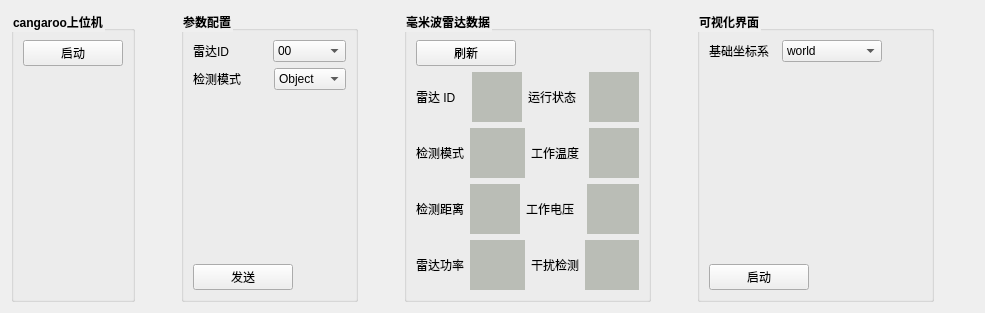
                 <widget class="QWidget" name="tab_8">
                  <attribute name="title">
                   <string>毫米波雷达</string>
                  </attribute>
                  <layout class="QVBoxLayout" name="verticalLayout_57">
                   <item>
                    <layout class="QHBoxLayout" name="horizontalLayout_38">
                     <item>
                      <widget class="QGroupBox" name="groupBox_5">
                       <property name="font">
                        <font>
                         <weight>75</weight>
                         <bold>true</bold>
                        </font>
                       </property>
                       <property name="styleSheet">
                        <string notr="true">QGroupBox::title{
font-size:13px;
front-weight:bold;
}</string>
                       </property>
                       <property name="title">
                        <string>cangaroo上位机</string>
                       </property>
                       <layout class="QVBoxLayout" name="verticalLayout_18">
                        <item>
                         <widget class="QPushButton" name="pushButton_cangroo">
                          <property name="minimumSize">
                           <size>
                            <width>100</width>
                            <height>0</height>
                           </size>
                          </property>
                          <property name="maximumSize">
                           <size>
                            <width>100</width>
                            <height>16777215</height>
                           </size>
                          </property>
                          <property name="text">
                           <string>启动</string>
                          </property>
                         </widget>
                        </item>
                        <item>
                         <spacer name="verticalSpacer_29">
                          <property name="orientation">
                           <enum>Qt::Vertical</enum>
                          </property>
                          <property name="sizeHint" stdset="0">
                           <size>
                            <width>20</width>
                            <height>224</height>
                           </size>
                          </property>
                         </spacer>
                        </item>
                       </layout>
                      </widget>
                     </item>
                     <item>
                      <spacer name="horizontalSpacer_36">
                       <property name="orientation">
                        <enum>Qt::Horizontal</enum>
                       </property>
                       <property name="sizeHint" stdset="0">
                        <size>
                         <width>40</width>
                         <height>20</height>
                        </size>
                       </property>
                      </spacer>
                     </item>
                     <item>
                      <widget class="QGroupBox" name="groupBox_14">
                       <property name="font">
                        <font>
                         <weight>75</weight>
                         <bold>true</bold>
                        </font>
                       </property>
                       <property name="styleSheet">
                        <string notr="true">QGroupBox::title{
font-size:13px;
front-weight:bold;
}</string>
                       </property>
                       <property name="title">
                        <string>参数配置</string>
                       </property>
                       <layout class="QVBoxLayout" name="verticalLayout_30">
                        <item>
                         <layout class="QVBoxLayout" name="verticalLayout_29">
                          <item>
                           <layout class="QVBoxLayout" name="verticalLayout_12">
                            <item>
                             <layout class="QHBoxLayout" name="horizontalLayout_39">
                              <item>
                               <widget class="QLabel" name="label_56">
                                <property name="text">
                                 <string>雷达ID          </string>
                                </property>
                               </widget>
                              </item>
                              <item>
                               <widget class="QComboBox" name="comboBox">
                                <item>
                                 <property name="text">
                                  <string>00</string>
                                 </property>
                                </item>
                                <item>
                                 <property name="text">
                                  <string>01</string>
                                 </property>
                                </item>
                                <item>
                                 <property name="text">
                                  <string>02</string>
                                 </property>
                                </item>
                                <item>
                                 <property name="text">
                                  <string>03</string>
                                 </property>
                                </item>
                                <item>
                                 <property name="text">
                                  <string>04</string>
                                 </property>
                                </item>
                                <item>
                                 <property name="text">
                                  <string>05</string>
                                 </property>
                                </item>
                                <item>
                                 <property name="text">
                                  <string>06</string>
                                 </property>
                                </item>
                                <item>
                                 <property name="text">
                                  <string>07</string>
                                 </property>
                                </item>
                               </widget>
                              </item>
                             </layout>
                            </item>
                            <item>
                             <layout class="QHBoxLayout" name="horizontalLayout_40">
                              <item>
                               <widget class="QLabel" name="label_58">
                                <property name="text">
                                 <string>检测模式        </string>
                                </property>
                               </widget>
                              </item>
                              <item>
                               <widget class="QComboBox" name="comboBox_2">
                                <item>
                                 <property name="text">
                                  <string>Object</string>
                                 </property>
                                </item>
                                <item>
                                 <property name="text">
                                  <string>clusters</string>
                                 </property>
                                </item>
                               </widget>
                              </item>
                             </layout>
                            </item>
                           </layout>
                          </item>
                          <item>
                           <spacer name="verticalSpacer_31">
                            <property name="orientation">
                             <enum>Qt::Vertical</enum>
                            </property>
                            <property name="sizeHint" stdset="0">
                             <size>
                              <width>20</width>
                              <height>40</height>
                             </size>
                            </property>
                           </spacer>
                          </item>
                          <item>
                           <layout class="QHBoxLayout" name="horizontalLayout_54">
                            <item>
                             <widget class="QPushButton" name="pushButton_laser2_set">
                              <property name="minimumSize">
                               <size>
                                <width>100</width>
                                <height>0</height>
                               </size>
                              </property>
                              <property name="maximumSize">
                               <size>
                                <width>100</width>
                                <height>16777215</height>
                               </size>
                              </property>
                              <property name="text">
                               <string>发送</string>
                              </property>
                             </widget>
                            </item>
                            <item>
                             <spacer name="horizontalSpacer_33">
                              <property name="orientation">
                               <enum>Qt::Horizontal</enum>
                              </property>
                              <property name="sizeHint" stdset="0">
                               <size>
                                <width>40</width>
                                <height>20</height>
                               </size>
                              </property>
                             </spacer>
                            </item>
                           </layout>
                          </item>
                         </layout>
                        </item>
                       </layout>
                      </widget>
                     </item>
                     <item>
                      <spacer name="horizontalSpacer_35">
                       <property name="orientation">
                        <enum>Qt::Horizontal</enum>
                       </property>
                       <property name="sizeHint" stdset="0">
                        <size>
                         <width>40</width>
                         <height>20</height>
                        </size>
                       </property>
                      </spacer>
                     </item>
                     <item>
                      <widget class="QGroupBox" name="groupBox_15">
                       <property name="sizePolicy">
                        <sizepolicy hsizetype="Expanding" vsizetype="Preferred">
                         <horstretch>0</horstretch>
                         <verstretch>0</verstretch>
                        </sizepolicy>
                       </property>
                       <property name="font">
                        <font>
                         <weight>75</weight>
                         <bold>true</bold>
                        </font>
                       </property>
                       <property name="styleSheet">
                        <string notr="true">QGroupBox::title{
font-size:13px;
front-weight:bold;
}</string>
                       </property>
                       <property name="title">
                        <string>毫米波雷达数据</string>
                       </property>
                       <layout class="QVBoxLayout" name="verticalLayout_40">
                        <item>
                         <layout class="QHBoxLayout" name="horizontalLayout_63">
                          <item>
                           <layout class="QHBoxLayout" name="horizontalLayout_61">
                            <item>
                             <widget class="QPushButton" name="pushButton_laser2_get">
                              <property name="minimumSize">
                               <size>
                                <width>100</width>
                                <height>0</height>
                               </size>
                              </property>
                              <property name="maximumSize">
                               <size>
                                <width>100</width>
                                <height>16777215</height>
                               </size>
                              </property>
                              <property name="text">
                               <string>刷新</string>
                              </property>
                             </widget>
                            </item>
                           </layout>
                          </item>
                          <item>
                           <spacer name="horizontalSpacer_7">
                            <property name="orientation">
                             <enum>Qt::Horizontal</enum>
                            </property>
                            <property name="sizeHint" stdset="0">
                             <size>
                              <width>40</width>
                              <height>20</height>
                             </size>
                            </property>
                           </spacer>
                          </item>
                         </layout>
                        </item>
                        <item>
                         <layout class="QHBoxLayout" name="horizontalLayout_51">
                          <item>
                           <widget class="QLabel" name="label_3">
                            <property name="text">
                             <string>雷达 ID   </string>
                            </property>
                           </widget>
                          </item>
                          <item>
                           <layout class="QHBoxLayout" name="horizontalLayout_41">
                            <item>
                             <widget class="QLabel" name="label_lidar_id">
                              <property name="sizePolicy">
                               <sizepolicy hsizetype="Expanding" vsizetype="Preferred">
                                <horstretch>0</horstretch>
                                <verstretch>0</verstretch>
                               </sizepolicy>
                              </property>
                              <property name="minimumSize">
                               <size>
                                <width>50</width>
                                <height>0</height>
                               </size>
                              </property>
                              <property name="styleSheet">
                               <string notr="true">background-color: rgb(186, 189, 182);</string>
                              </property>
                              <property name="text">
                               <string/>
                              </property>
                             </widget>
                            </item>
                           </layout>
                          </item>
                          <item>
                           <layout class="QHBoxLayout" name="horizontalLayout_42">
                            <item>
                             <widget class="QLabel" name="label_76">
                              <property name="text">
                               <string>运行状态  </string>
                              </property>
                             </widget>
                            </item>
                            <item>
                             <widget class="QLabel" name="label_state">
                              <property name="sizePolicy">
                               <sizepolicy hsizetype="Expanding" vsizetype="Preferred">
                                <horstretch>0</horstretch>
                                <verstretch>0</verstretch>
                               </sizepolicy>
                              </property>
                              <property name="minimumSize">
                               <size>
                                <width>50</width>
                                <height>0</height>
                               </size>
                              </property>
                              <property name="styleSheet">
                               <string notr="true">background-color: rgb(186, 189, 182);</string>
                              </property>
                              <property name="text">
                               <string/>
                              </property>
                             </widget>
                            </item>
                           </layout>
                          </item>
                         </layout>
                        </item>
                        <item>
                         <layout class="QHBoxLayout" name="horizontalLayout_52">
                          <item>
                           <layout class="QHBoxLayout" name="horizontalLayout_43">
                            <item>
                             <widget class="QLabel" name="label_63">
                              <property name="text">
                               <string>检测模式</string>
                              </property>
                             </widget>
                            </item>
                            <item>
                             <widget class="QLabel" name="label_type">
                              <property name="sizePolicy">
                               <sizepolicy hsizetype="Expanding" vsizetype="Preferred">
                                <horstretch>0</horstretch>
                                <verstretch>0</verstretch>
                               </sizepolicy>
                              </property>
                              <property name="minimumSize">
                               <size>
                                <width>50</width>
                                <height>0</height>
                               </size>
                              </property>
                              <property name="styleSheet">
                               <string notr="true">background-color: rgb(186, 189, 182);</string>
                              </property>
                              <property name="text">
                               <string/>
                              </property>
                             </widget>
                            </item>
                           </layout>
                          </item>
                          <item>
                           <layout class="QHBoxLayout" name="horizontalLayout_50">
                            <item>
                             <widget class="QLabel" name="label_87">
                              <property name="text">
                               <string>工作温度 </string>
                              </property>
                             </widget>
                            </item>
                            <item>
                             <widget class="QLabel" name="label_tem">
                              <property name="sizePolicy">
                               <sizepolicy hsizetype="Expanding" vsizetype="Preferred">
                                <horstretch>0</horstretch>
                                <verstretch>0</verstretch>
                               </sizepolicy>
                              </property>
                              <property name="minimumSize">
                               <size>
                                <width>50</width>
                                <height>0</height>
                               </size>
                              </property>
                              <property name="styleSheet">
                               <string notr="true">background-color: rgb(186, 189, 182);</string>
                              </property>
                              <property name="text">
                               <string/>
                              </property>
                             </widget>
                            </item>
                           </layout>
                          </item>
                         </layout>
                        </item>
                        <item>
                         <layout class="QHBoxLayout" name="horizontalLayout_53">
                          <item>
                           <layout class="QHBoxLayout" name="horizontalLayout_44">
                            <item>
                             <widget class="QLabel" name="label_64">
                              <property name="text">
                               <string>检测距离</string>
                              </property>
                             </widget>
                            </item>
                            <item>
                             <widget class="QLabel" name="label_dis">
                              <property name="minimumSize">
                               <size>
                                <width>50</width>
                                <height>0</height>
                               </size>
                              </property>
                              <property name="styleSheet">
                               <string notr="true">background-color: rgb(186, 189, 182);</string>
                              </property>
                              <property name="text">
                               <string/>
                              </property>
                             </widget>
                            </item>
                           </layout>
                          </item>
                          <item>
                           <layout class="QHBoxLayout" name="horizontalLayout_49">
                            <item>
                             <widget class="QLabel" name="label_78">
                              <property name="text">
                               <string>工作电压  </string>
                              </property>
                             </widget>
                            </item>
                            <item>
                             <widget class="QLabel" name="label_vol">
                              <property name="sizePolicy">
                               <sizepolicy hsizetype="Expanding" vsizetype="Preferred">
                                <horstretch>0</horstretch>
                                <verstretch>0</verstretch>
                               </sizepolicy>
                              </property>
                              <property name="minimumSize">
                               <size>
                                <width>50</width>
                                <height>0</height>
                               </size>
                              </property>
                              <property name="styleSheet">
                               <string notr="true">background-color: rgb(186, 189, 182);</string>
                              </property>
                              <property name="text">
                               <string/>
                              </property>
                             </widget>
                            </item>
                           </layout>
                          </item>
                         </layout>
                        </item>
                        <item>
                         <layout class="QHBoxLayout" name="horizontalLayout_62">
                          <item>
                           <layout class="QHBoxLayout" name="horizontalLayout_47">
                            <item>
                             <widget class="QLabel" name="label_72">
                              <property name="text">
                               <string>雷达功率</string>
                              </property>
                             </widget>
                            </item>
                            <item>
                             <widget class="QLabel" name="label_pow">
                              <property name="sizePolicy">
                               <sizepolicy hsizetype="Expanding" vsizetype="Preferred">
                                <horstretch>0</horstretch>
                                <verstretch>0</verstretch>
                               </sizepolicy>
                              </property>
                              <property name="minimumSize">
                               <size>
                                <width>50</width>
                                <height>0</height>
                               </size>
                              </property>
                              <property name="styleSheet">
                               <string notr="true">background-color: rgb(186, 189, 182);</string>
                              </property>
                              <property name="text">
                               <string/>
                              </property>
                             </widget>
                            </item>
                           </layout>
                          </item>
                          <item>
                           <layout class="QHBoxLayout" name="horizontalLayout_48">
                            <item>
                             <widget class="QLabel" name="label_74">
                              <property name="text">
                               <string>干扰检测</string>
                              </property>
                             </widget>
                            </item>
                            <item>
                             <widget class="QLabel" name="label_inter">
                              <property name="sizePolicy">
                               <sizepolicy hsizetype="Expanding" vsizetype="Preferred">
                                <horstretch>0</horstretch>
                                <verstretch>0</verstretch>
                               </sizepolicy>
                              </property>
                              <property name="minimumSize">
                               <size>
                                <width>50</width>
                                <height>0</height>
                               </size>
                              </property>
                              <property name="styleSheet">
                               <string notr="true">background-color: rgb(186, 189, 182);</string>
                              </property>
                              <property name="text">
                               <string/>
                              </property>
                             </widget>
                            </item>
                           </layout>
                          </item>
                         </layout>
                        </item>
                       </layout>
                      </widget>
                     </item>
                     <item>
                      <spacer name="horizontalSpacer_34">
                       <property name="orientation">
                        <enum>Qt::Horizontal</enum>
                       </property>
                       <property name="sizeHint" stdset="0">
                        <size>
                         <width>40</width>
                         <height>20</height>
                        </size>
                       </property>
                      </spacer>
                     </item>
                     <item>
                      <widget class="QGroupBox" name="groupBox_9">
                       <property name="sizePolicy">
                        <sizepolicy hsizetype="Expanding" vsizetype="Preferred">
                         <horstretch>200</horstretch>
                         <verstretch>0</verstretch>
                        </sizepolicy>
                       </property>
                       <property name="maximumSize">
                        <size>
                         <width>300</width>
                         <height>16777215</height>
                        </size>
                       </property>
                       <property name="font">
                        <font>
                         <weight>75</weight>
                         <bold>true</bold>
                        </font>
                       </property>
                       <property name="styleSheet">
                        <string notr="true">QGroupBox::title{
font-size:13px;
front-weight:bold;
}</string>
                       </property>
                       <property name="title">
                        <string>可视化界面</string>
                       </property>
                       <layout class="QVBoxLayout" name="verticalLayout_14">
                        <item>
                         <layout class="QHBoxLayout" name="horizontalLayout_65">
                          <item>
                           <widget class="QLabel" name="label_94">
                            <property name="text">
                             <string>基础坐标系  </string>
                            </property>
                           </widget>
                          </item>
                          <item>
                           <widget class="QComboBox" name="comboBox_3">
                            <property name="sizePolicy">
                             <sizepolicy hsizetype="Expanding" vsizetype="Fixed">
                              <horstretch>0</horstretch>
                              <verstretch>0</verstretch>
                             </sizepolicy>
                            </property>
                            <property name="minimumSize">
                             <size>
                              <width>100</width>
                              <height>0</height>
                             </size>
                            </property>
                            <property name="maximumSize">
                             <size>
                              <width>100</width>
                              <height>16777215</height>
                             </size>
                            </property>
                            <item>
                             <property name="text">
                              <string>world</string>
                             </property>
                            </item>
                            <item>
                             <property name="text">
                              <string>odom</string>
                             </property>
                            </item>
                            <item>
                             <property name="text">
                              <string>radar</string>
                             </property>
                            </item>
                           </widget>
                          </item>
                          <item>
                           <spacer name="horizontalSpacer_80">
                            <property name="orientation">
                             <enum>Qt::Horizontal</enum>
                            </property>
                            <property name="sizeHint" stdset="0">
                             <size>
                              <width>40</width>
                              <height>20</height>
                             </size>
                            </property>
                           </spacer>
                          </item>
                         </layout>
                        </item>
                        <item>
                         <spacer name="verticalSpacer_21">
                          <property name="orientation">
                           <enum>Qt::Vertical</enum>
                          </property>
                          <property name="sizeHint" stdset="0">
                           <size>
                            <width>20</width>
                            <height>40</height>
                           </size>
                          </property>
                         </spacer>
                        </item>
                        <item>
                         <layout class="QHBoxLayout" name="horizontalLayout_9">
                          <item>
                           <widget class="QPushButton" name="pushButton_laser2_set_2">
                            <property name="sizePolicy">
                             <sizepolicy hsizetype="Expanding" vsizetype="Fixed">
                              <horstretch>0</horstretch>
                              <verstretch>0</verstretch>
                             </sizepolicy>
                            </property>
                            <property name="minimumSize">
                             <size>
                              <width>100</width>
                              <height>0</height>
                             </size>
                            </property>
                            <property name="maximumSize">
                             <size>
                              <width>100</width>
                              <height>16777215</height>
                             </size>
                            </property>
                            <property name="text">
                             <string>启动</string>
                            </property>
                           </widget>
                          </item>
                          <item>
                           <spacer name="horizontalSpacer_8">
                            <property name="orientation">
                             <enum>Qt::Horizontal</enum>
                            </property>
                            <property name="sizeHint" stdset="0">
                             <size>
                              <width>40</width>
                              <height>20</height>
                             </size>
                            </property>
                           </spacer>
                          </item>
                         </layout>
                        </item>
                       </layout>
                      </widget>
                     </item>
                     <item>
                      <spacer name="horizontalSpacer_37">
                       <property name="orientation">
                        <enum>Qt::Horizontal</enum>
                       </property>
                       <property name="sizeHint" stdset="0">
                        <size>
                         <width>40</width>
                         <height>20</height>
                        </size>
                       </property>
                      </spacer>
                     </item>
                    </layout>
                   </item>
                  </layout>
                 </widget>
